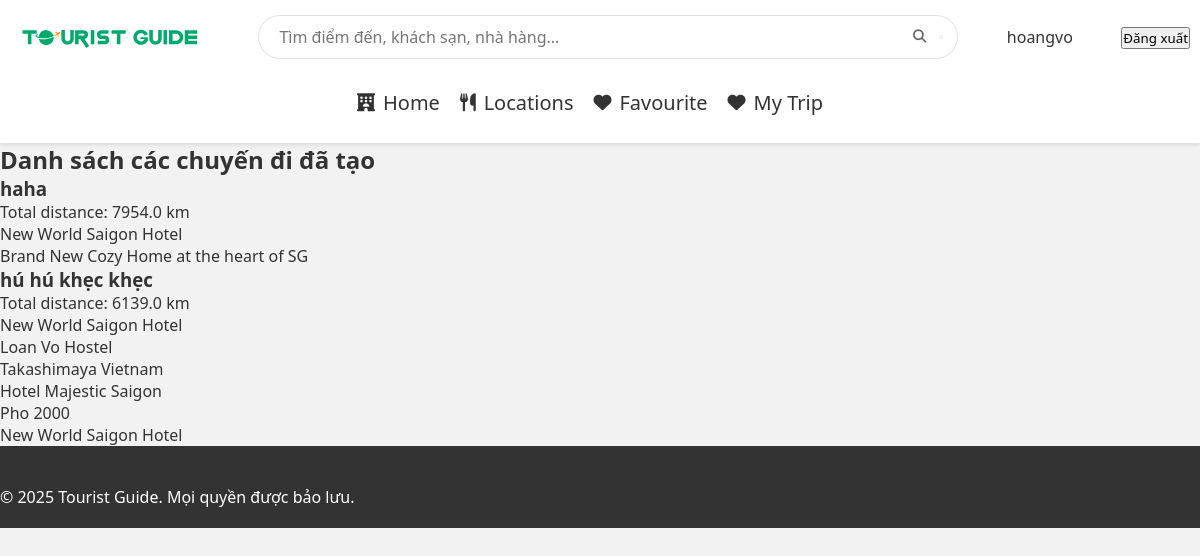
Page /my_trip/ (signed in) on the committed database.
### location/models.py (models this page shows, shortened)
class TripPath(models.Model):
    trip_list = models.ForeignKey(TripList, on_delete=models.CASCADE, related_name="trip_paths")
    path_name = models.CharField(max_length=255, default = "")
    locations_ordered = models.CharField(max_length = 255)
    total_distance = models.FloatField(null=True, blank=True)
    total_duration = models.FloatField(null=True, blank = True)
    created_at = models.DateTimeField(auto_now_add=True)

class Location(models.Model):
    loc = models.ForeignKey(Location_List, on_delete = models.CASCADE, null = True, blank = True)
    code = models.CharField(max_length=10, unique=True)
    location = models.CharField(max_length = 64)
    type = models.CharField(max_length=13, default = "")
    rating = models.FloatField(default = 5)
    open_hours = models.CharField(max_length=128, blank=True)
    ticket_info = models.CharField(max_length = 100, default = "")
    address = models.CharField(max_length = 100, default = "")
    image_path = models.CharField(max_length=255, default='')
    description = models.TextField(default="")
    long_description = models.TextField(default="")
    coordinate = models.CharField(max_length = 40, default = "")

### location/views.py (the view, shortened to what this page needs)
# urls.py: path('my_trip/', views.my_trip, name = 'my_trip'),
@login_required
def my_trip(request):
    user = request.user
    trip_list_id = f"{user.username}-favourite"
    trip_list, _ = TripList.objects.get_or_create(id=trip_list_id, defaults={
        'user': user,
        'name': f"{user.username}'s Favourite Trip"
    })
    trip_paths = TripPath.objects.filter(trip_list=trip_list).order_by('created_at')
    all_ids = []
    parsed_trip_paths = []
    for path in trip_paths:
        try:
            loc_ids = json.loads(path.locations_ordered)
        except json.JSONDecodeError:
            loc_ids = []
        all_ids.extend(loc_ids)
        parsed_trip_paths.append({
            'path_name': path.path_name,
            'locations': loc_ids,
            'distance': path.total_distance,
            'created_at': path.created_at
        })
    location_qs = Location.objects.filter(id__in=all_ids)
    location_map = {loc.id: loc.location for loc in location_qs}
    return render(request, 'my_trip/my_trip.html', {
        'trip_paths': parsed_trip_paths,
        'location_map': location_map
    })

### location/templatetags/custom_filters.py (called while the page is built)
@register.filter
def get_item(dictionary, key):
    return dictionary.get(key, "")

### location/templates/my_trip/my_trip.html (shortened to what this page needs)
{% extends 'layout/layout.html' %}
{% load static %}
{% load custom_filters %}
{% block body %}
  <h2>Danh sách các chuyến đi đã tạo</h2>
    {% if trip_paths %}
        {% for path in trip_paths %}
            <h3>{{ path.path_name }}</h3>
            <p>Total distance: {{ path.distance }} km</p>
            <ul>
                {% for loc_id in path.locations %}
                <li>{{ location_map|get_item:loc_id }}</li>
                {% endfor %}
            </ul>
        {% endfor %}
    {% else %}
        <p>Chưa có lịch trình nào được tạo.</p>
    {% endif %}
{% endblock %}

### location/templates/layout/layout.html (shortened to what this page needs)
{% load static %}
<!DOCTYPE html>
<html lang="en-US" lang="vi">
<head>
    <link rel="stylesheet" href="{% static 'css/layout.css' %}">
    <link rel="stylesheet" href="https://cdnjs.cloudflare.com/ajax/libs/font-awesome/6.5.0/css/all.min.css">
</head>
<body>
    <header>
        <div class="header-container">
            <div class="logo">
                <a href="https://github.com/howardVoxcan/Tourist_Guide">
                    <picture>
                        <img src="{% static 'img/logo-tourist-guide.svg' %}" alt="">
                    </picture>
                </a>
            </div>
            <div class="search-bar">
                <input type="text" placeholder="Tìm điểm đến, khách sạn, nhà hàng...">
                <button class="search-icon"><i class="fas fa-search search-icon"></i></button>
            </div>
            {% if not user.is_authenticated %}
            <div class="nav-buttons">
                <a href="{% url 'login' %}"><button class="nav-button secondary">Đăng Nhập</button></a>
                <a href="{% url 'register'%}"><button class="nav-button primary">Đăng Ký</button></a>
            </div>
            {% else %}
            {{user.username}}
            {% endif %}
            <div>
                {% if user.is_authenticated %}
                <form action="{% url 'logout' %}" method="post" style="display: inline;">
                    <button type="submit">Đăng xuất</button>
                </form>
                {% endif %}
            </div>
        </div>
        <ul class="nav-tabs">
            <li><a href="{% url 'homepage' %}"><i class="fas fa-hotel"></i>Home</a></li>
            <li><a href="{% url 'locations' %}"><i class="fas fa-utensils"></i>Locations</a></li>
            <li><a href="{% url 'favourite' %}"><i class="fas fa-heart"></i>Favourite</a></li>
            <li><a href="{% url 'my_trip' %}"><i class="fas fa-heart"></i>My Trip</a></li>
        </ul>
    </header>
    {% block body %}
    {% endblock %}
    <footer>
        <p>&copy; 2025 Tourist Guide. Mọi quyền được bảo lưu.</p>
    </footer>
</body>
</html>

### location/static/css/layout.css (style rules this page uses)
* { margin: 0; padding: 0; box-sizing: border-box; font-family: 'Segoe UI', Tahoma, Geneva, Verdana, sans-serif; }
html, body { width: 100%; height: 100%; overflow-x: hidden; }
body { background-color: #f2f2f2; color: #333; min-height: 100vh; }
header { background-color: white; padding: 15px 0; box-shadow: 0 2px 4px rgba(0, 0, 0, 0.1); position: sticky; top: 0; z-index: 100; width: 100%; }
.header-container { max-width: 1200px; height: auto; margin: 0 auto; margin-bottom: 20px; display: flex; align-items: center; justify-content: space-between; padding: 0 10px; flex-wrap: nowrap; }
picture { display: block; }
.logo a, .logo picture { width: 200px; height: auto; padding: 50px auto; display: flex; align-items: center; }
.search-bar { flex: 1; max-width: 700px; margin-top: 0; position: relative; align-items: center; }
.search-bar input { display: flex; width: 100%; padding: 10px 20px; border: 1px solid #e0e0e0; border-radius: 24px; font-size: 16px; outline: none; }
.search-icon { position: absolute; right: 15px; top: 50%; transform: translateY(-50%); color: #666; }
.nav-tabs { display: flex; flex: 1; list-style: none; justify-content: center; }
.nav-tabs li { margin-right: 20px; white-space: nowrap; font-size: 20px; }
.nav-tabs a { display: flex; align-items: center; color: #333; text-decoration: none; font-weight: 500; padding: 10px 0; border-bottom: 2px solid transparent; }
.nav-tabs i { margin-right: 8px; font-size: 18px; }
footer { background-color: #333; color: white; padding: 40px 0 20px; }

### rows in the picture
TripPath: path_name "haha", distance "7954.0"
Location: location "New World Saigon Hotel"
Location: location "Brand New Cozy Home at the heart of SG"
TripPath: path_name "hú hú khẹc khẹc", distance "6139.0"
Location: location "Loan Vo Hostel"
Location: location "Takashimaya Vietnam"
Location: location "Hotel Majestic Saigon"
Location: location "Pho 2000"

### other values in the picture
{{ user.username }} "hoangvo"
